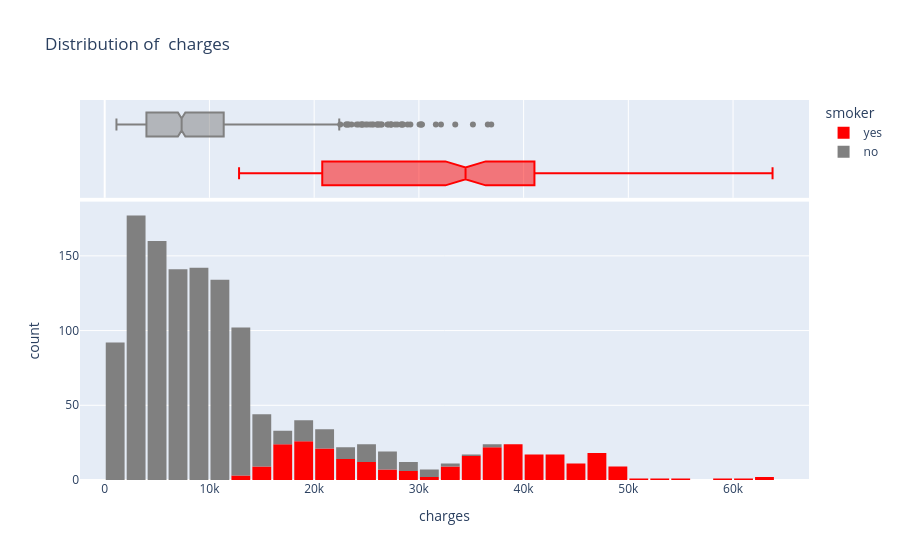

The notebook cell saved with this chart:
### Markdown cell above
### Charges

Let's visualize the distribution of "charges" i.e. the annual medical charges for customers. This is the column we're trying to predict. Let's also use the categorical column "smoker" to distinguish the charges for smokers and non-smokers.

### Code cell
fig=px.histogram(medical_df,
                 x='charges',
                 color='smoker',
                 color_discrete_sequence=['red','grey'],
                 title="Distribution of  charges",
                 marginal='box')

fig.update_layout(bargap=0.1)
fig.show()

### Figure 1 — Plotly figure (JSON) as saved in the notebook; plotly's stock layout.template omitted (floating-point values rounded to 4 significant figures; data arrays with more than 128 entries replaced by an {"elided": "..."} marker saying what was removed)
{"data": [{"bingroup": "x", "hovertemplate": "smoker=yes<br>charges=%{x}<br>count=%{y}<extra></extra>", "legendgroup": "yes", "marker": {"color": "red", "pattern": {"shape": ""}}, "name": "yes", "orientation": "v", "showlegend": true, "type": "histogram", "x": {"elided": "274 float values"}, "xaxis": "x", "yaxis": "y"}, {"hovertemplate": "smoker=yes<br>charges=%{x}<extra></extra>", "legendgroup": "yes", "marker": {"color": "red"}, "name": "yes", "notched": true, "showlegend": false, "type": "box", "x": {"elided": "274 float values"}, "xaxis": "x2", "yaxis": "y2"}, {"bingroup": "x", "hovertemplate": "smoker=no<br>charges=%{x}<br>count=%{y}<extra></extra>", "legendgroup": "no", "marker": {"color": "grey", "pattern": {"shape": ""}}, "name": "no", "orientation": "v", "showlegend": true, "type": "histogram", "x": {"elided": "1064 float values"}, "xaxis": "x", "yaxis": "y"}, {"hovertemplate": "smoker=no<br>charges=%{x}<extra></extra>", "legendgroup": "no", "marker": {"color": "grey"}, "name": "no", "notched": true, "showlegend": false, "type": "box", "x": {"elided": "1064 float values"}, "xaxis": "x2", "yaxis": "y2"}], "layout": {"bargap": 0.1, "barmode": "relative", "legend": {"title": {"text": "smoker"}, "tracegroupgap": 0}, "title": {"text": "Distribution of  charges"}, "xaxis": {"anchor": "y", "domain": [0, 1], "title": {"text": "charges"}}, "xaxis2": {"anchor": "y2", "domain": [0, 1], "matches": "x", "showgrid": true, "showticklabels": false}, "yaxis": {"anchor": "x", "domain": [0, 0.7326], "title": {"text": "count"}}, "yaxis2": {"anchor": "x2", "domain": [0.7426, 1], "matches": "y2", "showgrid": false, "showline": false, "showticklabels": false, "ticks": ""}}}
